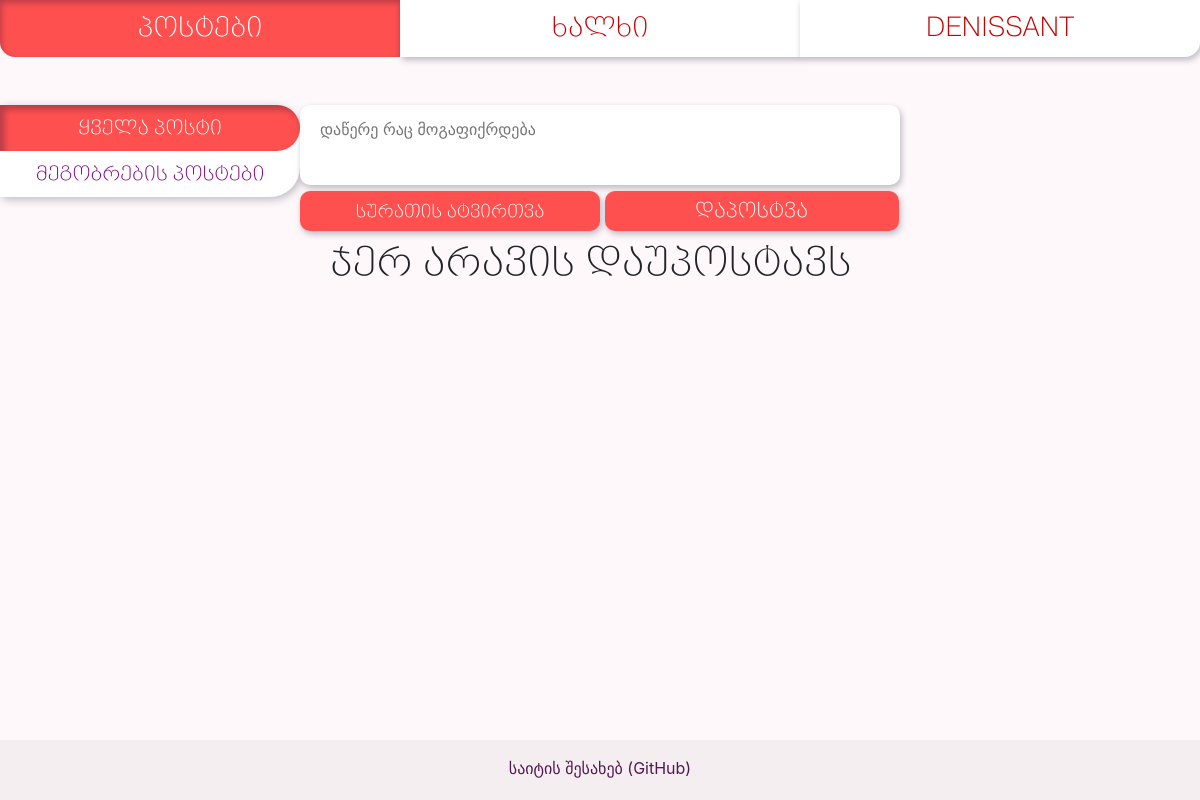
Page /posts/ (signed in) on the earlier database version.
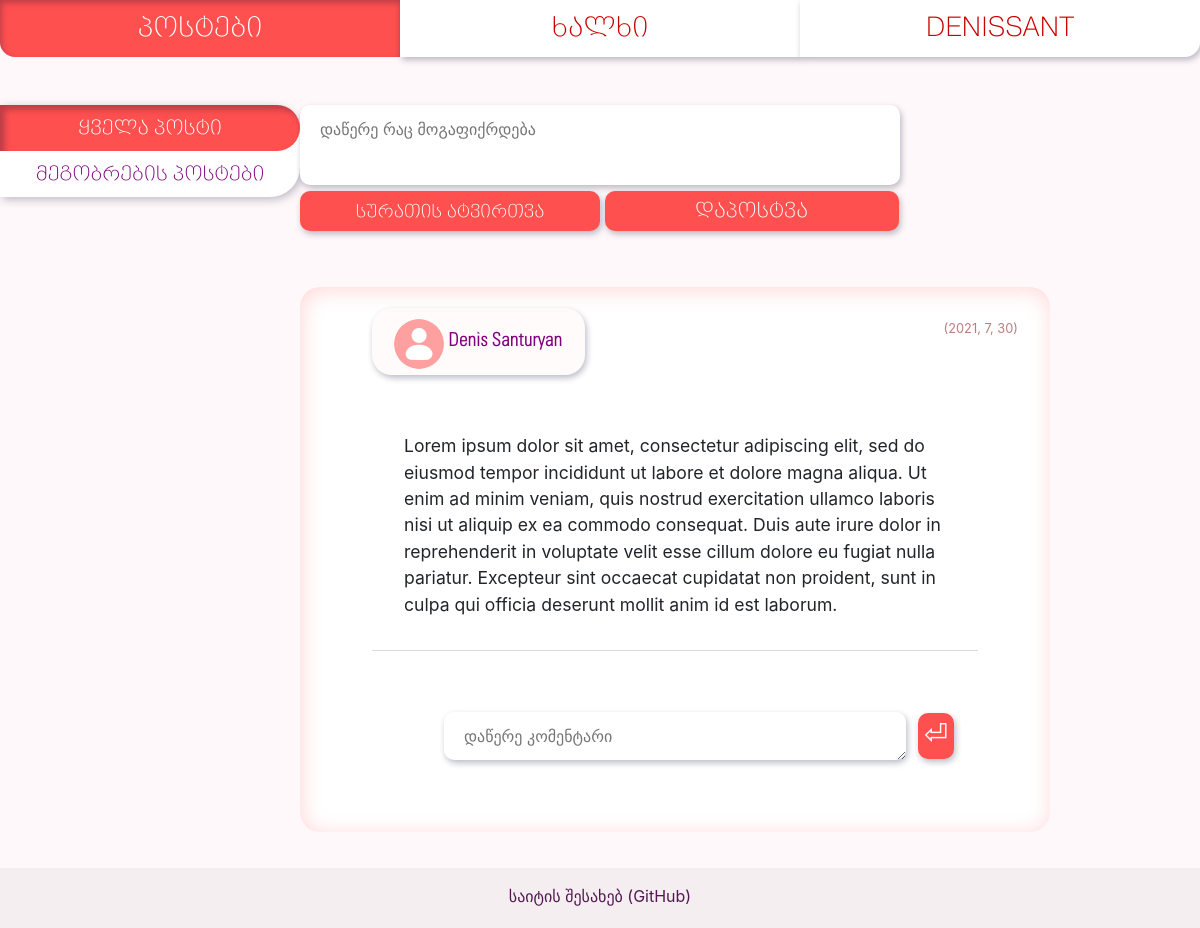
Same page on the later database version.
### app/models/posts.py (models this page shows, shortened)
class PostsModel(db.Model):
    __tablename__ = 'posts'
    id = db.Column(db.Integer, primary_key=True)
    time = db.Column(db.DateTime)
    text = db.Column(db.String)
    media = db.Column(db.String)
    user_id = db.Column(db.Integer, db.ForeignKey('users.id'))
    comment = db.relationship('Comment', backref='PostsModel', uselist=False)

### app/models/users.py (models this page shows, shortened)
class User(db.Model, UserMixin):
    __tablename__ = 'users'
    id = db.Column(db.Integer, primary_key=True)
    username = db.Column(db.String(16), unique=True, nullable=False, index=True)
    password = db.Column(db.String(255))
    name_first = db.Column(db.String)
    name_last = db.Column(db.String)
    email = db.Column(db.String(64), unique=True, nullable=False, index=True)
    sex = db.Column(db.String)
    dob = db.Column(db.Date)
    age = db.Column(db.Integer)
    picture = db.Column(db.String)
    post = db.relationship('PostsModel', backref='User', uselist=False)
    comment = db.relationship('Comment', backref='User', uselist=False)
    roles = db.relationship('Role', secondary=roles_users,
                            backref=db.backref('users', lazy='dynamic'))
    friends = db.relationship('User', secondary=friendships,
                              primaryjoin=id == friendships.c.user_id_one,
                              secondaryjoin=id == friendships.c.user_id_two)
    def is_friend(self, target_user_id):
        print(target_user_id)
        print('viewing profile: ', User.query.get(target_user_id).username)
        return target_user_id in (user.id for user in self.friends)

### app/posts/views.py (the view)
@posts_blueprint.route('/', methods=['GET', 'POST'])
@login_required
def list_posts():
    form_post = PostForm()
    form_comment = CommentForm()
    all_posts = PostsModel.query.all()
    all_comments = Comment.query.all()
    authors = User
    if request.method == 'POST' and check_auth():
        if form_comment.validate_on_submit():
            text = form_comment.comment_text.data
            post_id = form_comment.post_id.data
            time = datetime.now()
            Comment.add(time, text, current_user.id, post_id)
        elif form_post.validate_on_submit():
            if form_post.post_text.data or form_post.media.data:
                text = form_post.post_text.data
                media = form_post.media.data
                time = datetime.now()
                if media:
                    media = save_file(current_user.username, media, 'post_uploads')  # saves file to directory, returns filename
                PostsModel.add(time, text, media, current_user.id)
        return redirect('/posts')
    else:
        return render_template('posts.html', pages=generate_nav_links(), form_post=form_post, form_comment=form_comment, all_posts=all_posts, authors=authors, all_comments=all_comments)

### app/posts/forms.py
class PostForm(FlaskForm):
    post_text = TextAreaField('პოსტის ტექსტი')
    media = FileField('ასატვირთი სურათი')
    submit_post = SubmitField('დაპოსტვა')

class CommentForm(FlaskForm):
    comment_text = TextAreaField('კომენტარის ტექსტი', validators=[DataRequired()])
    post_id = StringField()
    submit_comment = SubmitField('⏎')

### app/models/users.py (called while the page is built)
@login_manager.user_loader
def load_user(user_id):
    try:
        return User.query.get(user_id)
    except Exception as e:
        print(e)

### app/tools/nav_link_list.py (called while the page is built)
def generate_nav_links():
    pages_nav_list = [
        ("posts.list_posts", "პოსტები"),
        ("profiles.list_people", "ხალხი"),
        ("auth.auth", "შესვლა")
    ]
    from flask_login import current_user
    if current_user.is_authenticated:
        pages_nav_list[2] = ('profiles.profile', current_user.username.upper())
    return pages_nav_list

### app/posts/templates/posts.html (shortened to what this page needs)
{% extends "base.html" %}
{% block content %}
{% from 'macros_images.html' import show_post_media, show_profile_picture %}
<div class="posts-container">
  <div class="c-3">
    <div class="nav flex-column nav-pills nav-left-tabs" id="v-pills-tab" role="tablist" aria-orientation="vertical">
      <a class="nav-link  active" id="v-pills-home-tab" data-toggle="pill" href="#v-pills-home" role="tab" aria-controls="v-pills-home" aria-selected="true">ყველა პოსტი</a>
      <a class="nav-link tab-passive" id="v-pills-change-tab" data-toggle="pill" href="#v-pills-change" role="tab" aria-controls="v-pills-profile" aria-selected="false">მეგობრების პოსტები</a>
   </div>
  </div>
<div class="c-6">
    {% if current_user.username %}
        <form method="POST" enctype="multipart/form-data">
                {{ form_post.post_text(
                class_='post-input',
                placeholder='დაწერე რაც მოგაფიქრდება') }}
            <label class="input-picture input-post-picture"> სურათის ატვირთვა
            </label>
            <span class="submit-style-post"> {{ form_post.submit_post }} </span>
        </form>
    {% endif %}
<div class="tab-content" id="v-pills-tabContent">
<div class="tab-pane fade show active" id="v-pills-home" role="tabpanel" aria-labelledby="v-pills-home-tab" style="flex-direction: column-reverse">
  {% if all_posts %}
      <div id="posts">
      {% for post in all_posts %}
          {% with author = authors.query.get(post.user_id) %}
          <div class="c-6 timeline">
              <div class="timeline-post">
                    <p class="post-date">{{ post.time.year, post.time.month, post.time.day }} </p>
                    {% if current_user.is_authenticated and author.id == current_user.id %}
                        <a href="{{ url_for('profiles.profile') }}" class="post-author-link">
                    {% else %}
                        <a href="{{ url_for('profiles.list_people', username=author.username) }}" class="post-author-link">
                    {% endif %}
                        {{ show_profile_picture(author, 'author-picture') }} {{ author.name_first }} {{ author.name_last }}
                    </a>
                    {% if post.text %}
                    <p class="post-text"> {{ post.text }} </p>
                        {% else %}
                        <br><br><br>
                    {% endif %}
                    <div class="comment-field">
                        <br>
                        <form method="POST">
                            {{ form_comment.comment_text(
                            class_='comment-input',
                            placeholder='დაწერე კომენტარი') }}
                            <span class="submit-style-comment"> {{ form_comment.submit_comment }}</span>
                        </form>
                    </div>
              </div>
          </div>
          {% endwith %}
      {% endfor %}
  {% else %}
      <h1 class="no-data-text"> ჯერ არავის დაუპოსტავს </h1>
  {% endif %}
      </div>
</div>
</div>
</div>
        <div class="c-3">
        </div>
</div>
{% endblock %}

### app/posts/templates/macros_images.html (shortened to what this page needs)
{% macro show_profile_picture(user, style) %}
      {% if user.picture %}
        <img src="{{ url_for('static', filename='uploads/profile_pictures/%s' % user.picture) }}" class="{{style}}" alt="my_profile_picture">
      {% else %}
        <img src="{{ url_for('static', filename='uploads/profile_pictures/default_profile_picture.png') }}" class="{{style}}" alt="my_profile_picture">
      {% endif %}
{% endmacro %}

Differences in the rows shown:
added PostsModel: time "(2021, 7, 30)", text "Lorem ipsum dolor sit amet, consectetur adipiscing elit, sed do eiusmod tempor incididunt ut labore et dolore magna aliqua. Ut enim ad minim veniam, quis nostrud exercitation ullamco laboris nisi ut aliquip ex ea commodo consequat. Duis aute irure dolor in reprehenderit in voluptate velit esse cillum dolore eu fugiat nulla pariatur. Excepteur sint occaecat cupidatat non proident, sunt in culpa qui officia deserunt mollit anim id est laborum."
now on this page (row edited): User: name_first "Denis", name_last "Santuryan"
Other differences:
text no longer shown: "ჯერ არავის დაუპოსტავს"
